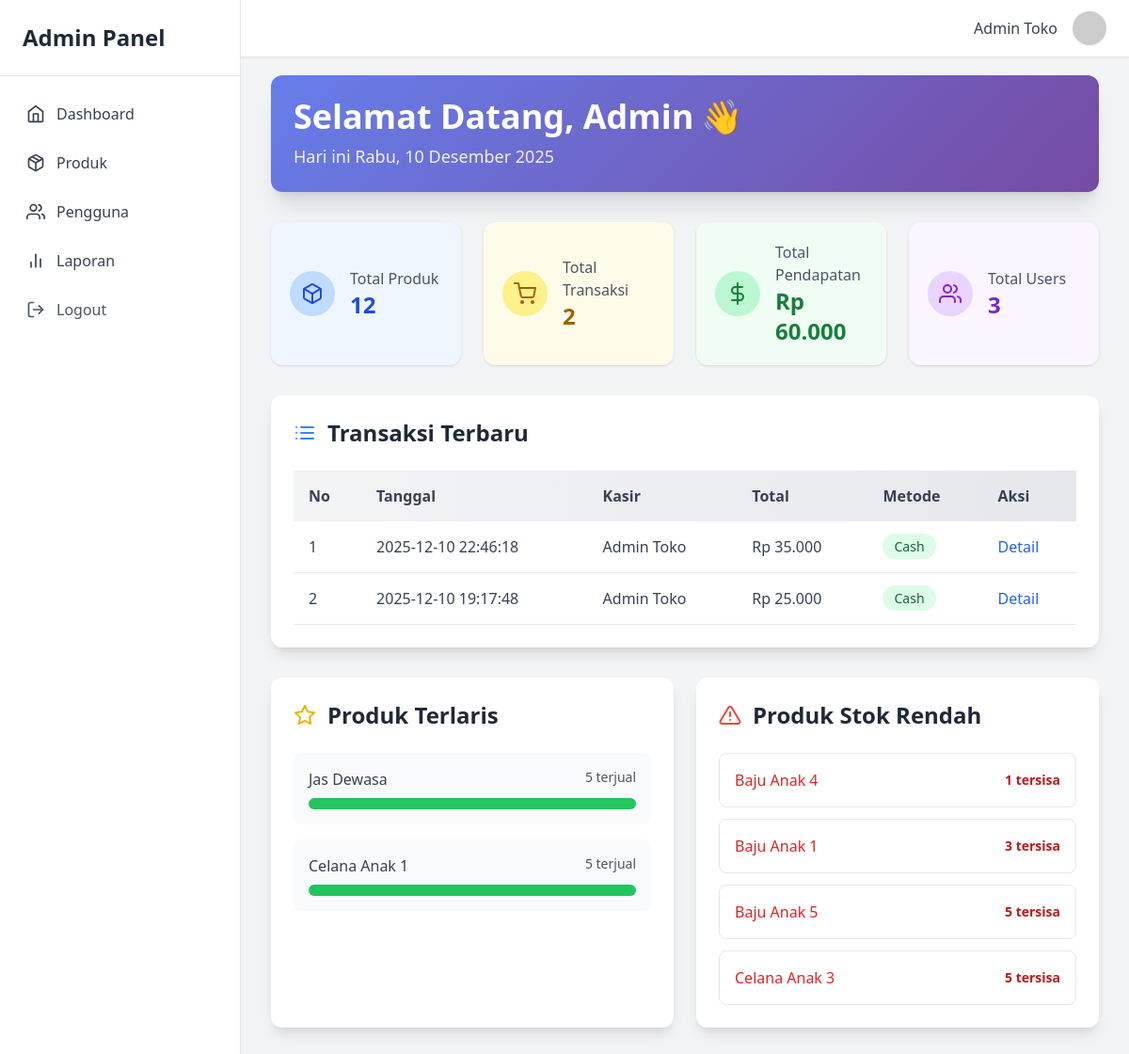
The page /dashboard/ui/index.php (signed in) on the database its author committed.
### tables this page shows
CREATE TABLE `transactions` (
  `id` int(11) NOT NULL,
  `user_id` int(11) NOT NULL,
  `total` int(11) NOT NULL,
  `payment` int(11) NOT NULL,
  `change_money` int(11) NOT NULL,
  `method` enum('cash','qris','transfer') DEFAULT 'cash',
  `created_at` datetime DEFAULT current_timestamp()
);

CREATE TABLE `users` (
  `id` int(11) NOT NULL,
  `name` varchar(100) NOT NULL,
  `email` varchar(100) NOT NULL,
  `password` varchar(255) NOT NULL,
  `role` enum('admin','kasir') DEFAULT 'kasir',
  `created_at` datetime DEFAULT current_timestamp()
);

CREATE TABLE `products` (
  `id` int(11) NOT NULL,
  `name` varchar(150) NOT NULL,
  `price` int(11) NOT NULL,
  `stock` int(11) NOT NULL,
  `image` varchar(255) DEFAULT NULL,
  `is_deleted` tinyint(1) DEFAULT 0,
  `created_at` datetime DEFAULT current_timestamp(),
  `updated_at` datetime DEFAULT current_timestamp() ON UPDATE current_timestamp()
);

### dashboard/logic/index.php (called while the page is built)
<?php
include "../../include/conn.php";
$totalProducts = $conn->query("SELECT COUNT(*) as total FROM products")->fetch_assoc()['total'];
$totalTransactions = $conn->query("SELECT COUNT(*) as total FROM transactions")->fetch_assoc()['total'];
$totalRevenue = $conn->query("SELECT SUM(total) as total FROM transactions")->fetch_assoc()['total'];
$totalRevenue = $totalRevenue ? $totalRevenue : 0;
$totalUsers = $conn->query("SELECT COUNT(*) as total FROM users")->fetch_assoc()['total'];
$recentTransactions = [];
$res = $conn->query("
    SELECT t.id, t.total, t.method, t.created_at, u.name as kasir
    FROM transactions t
    JOIN users u ON t.user_id = u.id
    ORDER BY t.created_at DESC
    LIMIT 5
");
while ($row = $res->fetch_assoc()) {
  $recentTransactions[] = $row;
}
$bestSellingProducts = [];
$res = $conn->query("
    SELECT p.id, p.name, p.stock, SUM(ti.qty) as total_sold
    FROM transaction_items ti
    JOIN products p ON ti.product_id = p.id
    GROUP BY p.id
    ORDER BY total_sold DESC
    LIMIT 5
");
while ($row = $res->fetch_assoc()) {
  $bestSellingProducts[] = $row;
}
$lowStockProducts = [];
$res = $conn->query("
    SELECT id, name, stock
    FROM products
    WHERE stock < 10
    ORDER BY stock ASC
");
while ($row = $res->fetch_assoc()) {
  $lowStockProducts[] = $row;
}
$hariIndo = [
  'Sunday' => 'Minggu',
  'Monday' => 'Senin',
  'Tuesday' => 'Selasa',
  'Wednesday' => 'Rabu',
  'Thursday' => 'Kamis',
  'Friday' => 'Jumat',
  'Saturday' => 'Sabtu'
];
$bulanIndo = [
  1 => 'Januari',
  2 => 'Februari',
  3 => 'Maret',
  4 => 'April',
  5 => 'Mei',
  6 => 'Juni',
  7 => 'Juli',
  8 => 'Agustus',
  9 => 'September',
  10 => 'Oktober',
  11 => 'November',
  12 => 'Desember'
];
$hari = $hariIndo[date('l')];
$tanggal = date('d');
$bulan = $bulanIndo[intval(date('m'))];
$tahun = date('Y');
$formattedTanggal = "$hari, $tanggal $bulan $tahun";

### dashboard/ui/index.php (the view, shortened to what this page needs)
<?php
include "../logic/index.php";
?>
<!DOCTYPE html>
<html lang="en">
<head>
  <script src="https://cdn.tailwindcss.com"></script>
</head>
<body class="bg-gray-100">
  <?php include "../../include/layouts/sidebar.php"; ?>
  <?php include "../../include/layouts/header.php"; ?>
  <div class="ml-64 pt-20 p-8">
    <div class="gradient-bg text-white p-6 rounded-xl shadow-xl mb-8">
      <h1 class="text-4xl font-bold mb-2 flex items-center gap-2">
        <span>Selamat Datang, Admin</span>
        <span class="animate-bounce">👋</span>
      </h1>
      <p class="text-lg opacity-90">Hari ini <?php echo $formattedTanggal; ?></p>
    </div>
    <div class="grid grid-cols-1 md:grid-cols-4 gap-6 mb-8">
      <div class="p-5 bg-blue-50 rounded-xl shadow hover:shadow-lg transition flex items-center gap-4">
        <div class="bg-blue-200 p-3 rounded-full">
          <i data-feather="box" class="w-6 h-6 text-blue-700"></i>
        </div>
        <div>
          <p class="text-gray-600 font-medium">Total Produk</p>
          <p class="text-2xl md:text-2xl font-bold text-blue-700"><?= $totalProducts; ?></p>
        </div>
      </div>
      <div class="p-5 bg-yellow-50 rounded-xl shadow hover:shadow-lg transition flex items-center gap-4">
        <div class="bg-yellow-200 p-3 rounded-full">
          <i data-feather="shopping-cart" class="w-6 h-6 text-yellow-700"></i>
        </div>
        <div>
          <p class="text-gray-600 font-medium">Total Transaksi</p>
          <p class="text-2xl md:text-2xl font-bold text-yellow-700"><?= $totalTransactions; ?></p>
        </div>
      </div>
      <div class="p-5 bg-green-50 rounded-xl shadow hover:shadow-lg transition flex items-center gap-4">
        <div class="bg-green-200 p-3 rounded-full">
          <i data-feather="dollar-sign" class="w-6 h-6 text-green-700"></i>
        </div>
        <div>
          <p class="text-gray-600 font-medium">Total Pendapatan</p>
          <p class="text-2xl md:text-2xl font-bold text-green-700">Rp <?= number_format($totalRevenue, 0, ',', '.'); ?></p>
        </div>
      </div>
      <div class="p-5 bg-purple-50 rounded-xl shadow hover:shadow-lg transition flex items-center gap-4">
        <div class="bg-purple-200 p-3 rounded-full">
          <i data-feather="users" class="w-6 h-6 text-purple-700"></i>
        </div>
        <div>
          <p class="text-gray-600 font-medium">Total Users</p>
          <p class="text-2xl md:text-2xl font-bold text-purple-700"><?= $totalUsers; ?></p>
        </div>
      </div>
    </div>
    <div class="bg-white p-6 rounded-xl shadow-lg card-hover mb-8">
      <h2 class="text-2xl font-semibold mb-6 text-gray-800 flex items-center">
        <i data-feather="list" class="mr-3 text-blue-500"></i>Transaksi Terbaru
      </h2>
      <div class="overflow-x-auto">
        <table class="w-full table-auto border-collapse">
          <thead class="bg-gradient-to-r from-gray-100 to-gray-200">
            <tr class="text-left text-gray-700">
              <th class="p-4 font-semibold">No</th>
              <th class="p-4 font-semibold">Tanggal</th>
              <th class="p-4 font-semibold">Kasir</th>
              <th class="p-4 font-semibold">Total</th>
              <th class="p-4 font-semibold">Metode</th>
              <th class="p-4 font-semibold">Aksi</th>
            </tr>
          </thead>
          <tbody class="text-gray-700">
            <?php foreach ($recentTransactions as $i => $trx): ?>
              <tr class="border-b hover:bg-gray-50 transition">
                <td class="p-4"><?php echo $i + 1; ?></td>
                <td class="p-4"><?php echo $trx['created_at']; ?></td>
                <td class="p-4"><?php echo $trx['kasir']; ?></td>
                <td class="p-4">Rp <?php echo number_format($trx['total'], 0, ',', '.'); ?></td>
                <td class="p-4">
                  <span class="px-3 py-1 rounded-full text-sm font-medium
                    <?php echo $trx['method'] == 'cash' ? 'bg-green-100 text-green-800' : ($trx['method'] == 'qris' ? 'bg-blue-100 text-blue-800' : 'bg-purple-100 text-purple-800'); ?>">
                    <?php echo ucfirst($trx['method']); ?>
                  </span>
                </td>
                <td class="p-4">
                  <button
                    onclick="openDetailModal(<?php echo $trx['id']; ?>)"
                    class="text-blue-600 hover:underline font-medium transition">
                    Detail
                  </button>
                </td>
              </tr>
            <?php endforeach; ?>
          </tbody>
        </table>
      </div>
    </div>
    <div class="grid grid-cols-1 md:grid-cols-2 gap-6 mb-8">
      <div class="bg-white p-6 rounded-xl shadow-lg card-hover">
        <h2 class="text-2xl font-semibold mb-6 text-gray-800 flex items-center">
          <i data-feather="star" class="mr-3 text-yellow-500"></i>Produk Terlaris
        </h2>
        <div class="space-y-4">
          <?php
          $maxSold = !empty($bestSellingProducts) ? max(array_column($bestSellingProducts, 'total_sold')) : 1;
          ?>
          <?php foreach ($bestSellingProducts as $prod): ?>
            <?php
            $percentage = ($prod['total_sold'] / $maxSold) * 100;
            ?>
            <div class="p-4 bg-gray-50 rounded-lg hover:bg-gray-100 transition">
              <div class="flex justify-between mb-2">
                <span class="font-medium text-gray-700"><?php echo $prod['name']; ?></span>
                <span class="text-sm text-gray-600"><?php echo $prod['total_sold']; ?> terjual</span>
              </div>
              <div class="w-full bg-gray-200 rounded-full h-3">
                <div class="bg-green-500 h-3 rounded-full transition-all duration-500" style="width: <?php echo $percentage; ?>%;"></div>
              </div>
            </div>
          <?php endforeach; ?>
        </div>
      </div>
      <div class="bg-white p-6 rounded-xl shadow-lg card-hover">
        <h2 class="text-2xl font-semibold mb-6 text-gray-800 flex items-center">
          <i data-feather="alert-triangle" class="mr-3 text-red-500"></i>Produk Stok Rendah
        </h2>
        <div class="space-y-3">
          <?php if (count($lowStockProducts) > 0): ?>
            <?php foreach ($lowStockProducts as $prod): ?>
              <div class="flex justify-between items-center p-4 border rounded-lg hover:bg-red-50 transition">
                <span class="font-medium text-red-600"><?php echo $prod['name']; ?></span>
                <span class="text-sm text-red-700 font-semibold"><?php echo $prod['stock']; ?> tersisa</span>
              </div>
            <?php endforeach; ?>
          <?php else: ?>
            <div class="p-4 text-green-600 font-medium bg-green-50 rounded-lg text-center">Semua produk aman</div>
          <?php endif; ?>
        </div>
      </div>
    </div>
  </div>
</body>
</html>

### dashboard/ui/index.php (style rules this page uses)
.gradient-bg { background: linear-gradient(135deg, #667eea 0%, #764ba2 100%); }
.card-hover { transition: transform 0.3s ease, box-shadow 0.3s ease; }

### rows shown on the page
transactions: created_at "2025-12-10 22:46:18", user.name "Admin Toko", total "35.000", method "Cash"
transactions: created_at "2025-12-10 19:17:48", user.name "Admin Toko", total "25.000", method "Cash"
products: name "Jas Dewasa", total_sold "5", $percentage 100 (drawn)
products: name "Celana Anak 1", total_sold "5", $percentage 100 (drawn)
products: name "Baju Anak 4", stock "1"
products: name "Baju Anak 1", stock "3"
products: name "Baju Anak 5", stock "5"
products: name "Celana Anak 3", stock "5"

### other values the page prints
$_SESSION['user_name'] "Admin Toko"
$formattedTanggal "Rabu, 10 Desember 2025"
$totalProducts "12"
$totalTransactions "2"
$totalRevenue "60.000"
$totalUsers "3"
